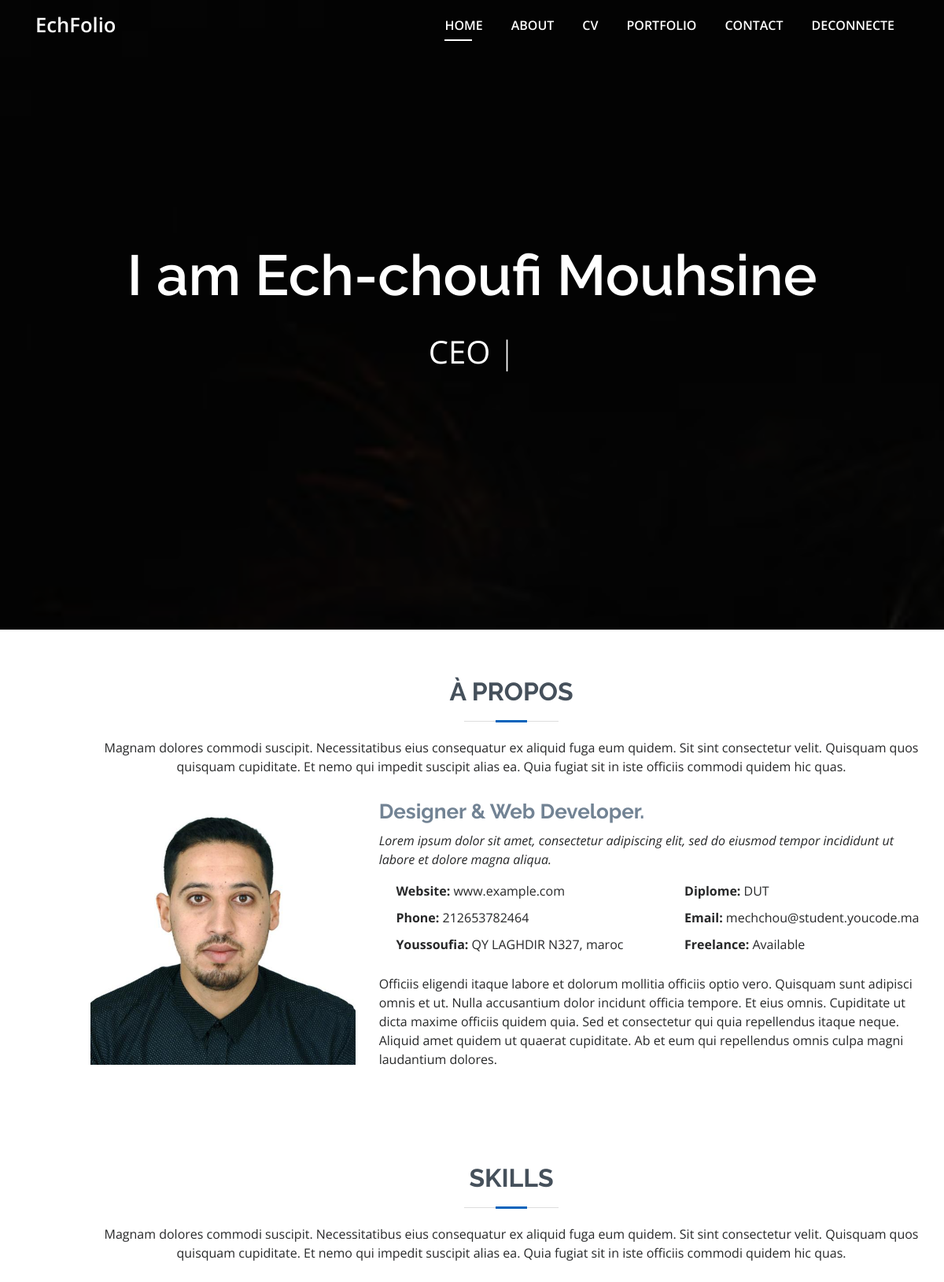
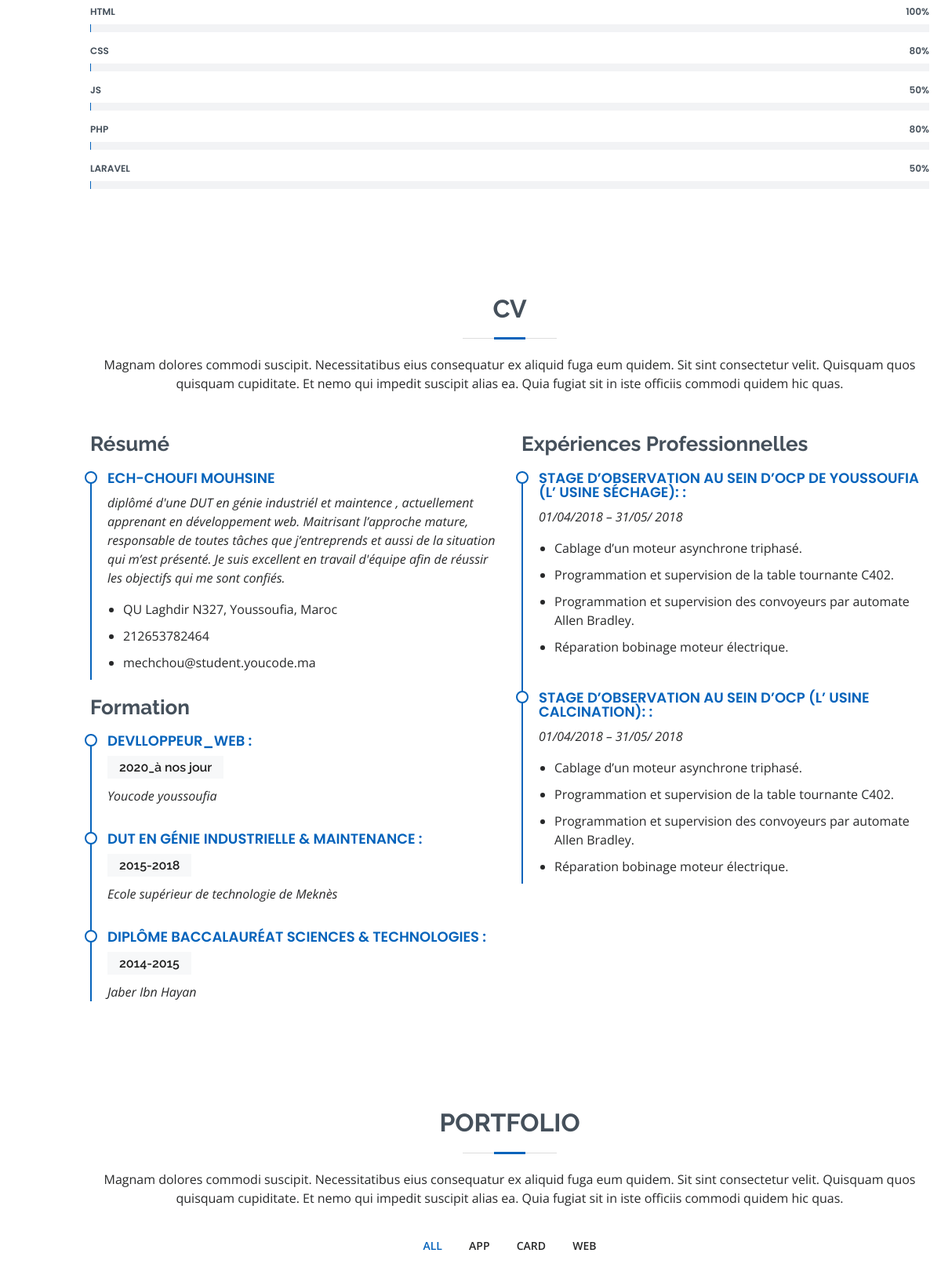
Screenshot of /EchFolio/home.php (signed in, upper part) with the database file from the repository (2 pictures, top to bottom).
### tables this page shows
CREATE TABLE `skills` (
  `id` int(30) NOT NULL,
  `competent` varchar(40) NOT NULL,
  `pourcentage` varchar(40) NOT NULL
);

CREATE TABLE `form` (
  `id` int(20) NOT NULL,
  `specialiste` varchar(200) NOT NULL,
  `anne` varchar(200) NOT NULL,
  `ecole` varchar(200) NOT NULL
);

CREATE TABLE `experience_professionelle` (
  `id` int(20) NOT NULL,
  `post` varchar(200) NOT NULL,
  `anne` varchar(50) NOT NULL,
  `experience1` varchar(200) NOT NULL,
  `experience2` varchar(200) NOT NULL,
  `experience3` varchar(200) NOT NULL,
  `experience4` varchar(200) NOT NULL
);

### EchFolio/back_office.php (called while the page is built, shortened)
<?php
include("connect.php");
$query_type = "SELECT * FROM skills ";
$result = mysqli_query($con,$query_type);
$query_type1 = "SELECT * FROM form ";
$result1 = mysqli_query($con,$query_type1);
$query_type2 = "SELECT * FROM experience_professionelle ";
$result2 = mysqli_query($con,$query_type2);
?>

### EchFolio/home.php (the view, shortened to what this page needs)
<?php
include("back_office.php");
?>
<!DOCTYPE html>
<html lang="en">
<head>
  <link href="lib/bootstrap/css/bootstrap.min.css" rel="stylesheet">
  <link href="lib/font-awesome/css/font-awesome.min.css" rel="stylesheet">
  <link href="lib/animate/animate.min.css" rel="stylesheet">
  <link href="lib/ionicons/css/ionicons.min.css" rel="stylesheet">
  <link href="lib/owlcarousel/assets/owl.carousel.min.css" rel="stylesheet">
  <link href="lib/lightbox/css/lightbox.min.css" rel="stylesheet">
  <link href="css/style.css" rel="stylesheet">
  <link href="assets/vendor/bootstrap/css/bootstrap.min.css" rel="stylesheet">
  <link href="assets/vendor/icofont/icofont.min.css" rel="stylesheet">
  <link href="assets/vendor/boxicons/css/boxicons.min.css" rel="stylesheet">
  <link href="assets/vendor/venobox/venobox.css" rel="stylesheet">
  <link href="assets/vendor/owl.carousel/assets/owl.carousel.min.css" rel="stylesheet">
  <link href="assets/vendor/aos/aos.css" rel="stylesheet">
  <link href="assets/css/style.css" rel="stylesheet">
</head>
<body id="page-top">
  <nav class="navbar navbar-b navbar-trans navbar-expand-md fixed-top" id="mainNav">
    <div class="container">
      <a class="navbar-brand js-scroll" href="#page-top">EchFolio</a>
      <div class="navbar-collapse collapse justify-content-end" id="navbarDefault">
        <ul class="navbar-nav">
        <li class="nav-item">
            <a class="nav-link js-scroll active" href="#home">Home</a>
          </li>
          <li class="nav-item">
            <a class="nav-link js-scroll" href="#about">About</a>
          </li>
          <li class="nav-item">
            <a class="nav-link js-scroll" href="#resume">cv</a>
          </li>
          <li class="nav-item">
            <a class="nav-link js-scroll" href="#portfolio">portfolio</a>
          </li>
          <li class="nav-item">
            <a class="nav-link js-scroll" href="#contact">Contact</a>
          </li>
          <li class="nav-item">
            <a class="nav-link js-scroll" href="home.php?deconnecte">Deconnecte</a>
          </li>
        </ul>
      </div>
    </div>
  </nav>
  <div id="home" class="intro route bg-image" style="background-image: url(assets/img/intro-bg.jpg)">
    <div class="overlay-itro"></div>
    <div class="intro-content display-table">
      <div class="table-cell">
        <div class="container">
          <h1 class="intro-title mb-4">I am Ech-choufi Mouhsine</h1>
          <p class="intro-subtitle"><span class="text-slider-items">CEO DevFolio,Web Developer,Web Designer,Frontend Developer,Graphic Designer</span><strong class="text-slider"></strong></p>
        </div>
      </div>
    </div>
  </div>
  <main id="main">
    <section id="about" class="about">
      <div class="container" data-aos="fade-up">
        <div class="section-title">
          <h2>à propos</h2>
          <p>Magnam dolores commodi suscipit. Necessitatibus eius consequatur ex aliquid fuga eum quidem. Sit sint consectetur velit. Quisquam quos quisquam cupiditate. Et nemo qui impedit suscipit alias ea. Quia fugiat sit in iste officiis commodi quidem hic quas.</p>
        </div>
        <div class="row">
          <div class="col-lg-4">
            <img src="assets/img/profile.jpg" class="img-fluid" alt="">
          </div>
          <div class="col-lg-8 pt-4 pt-lg-0 content">
            <h3> Designer &amp; Web Developer.</h3>
            <p class="font-italic">
              Lorem ipsum dolor sit amet, consectetur adipiscing elit, sed do eiusmod tempor incididunt ut labore et dolore
              magna aliqua.
            </p>
            <div class="row">
              <div class="col-lg-6">
                <ul>
                  <li><i class="icofont-rounded-right"></i> <strong>Website:</strong> www.example.com</li>
                  <li><i class="icofont-rounded-right"></i> <strong>Phone:</strong> 212653782464</li>
                  <li><i class="icofont-rounded-right"></i> <strong>Youssoufia:</strong> QY LAGHDIR N327, maroc</li>
                </ul>
              </div>
              <div class="col-lg-6">
                <ul>
                  <li><i class="icofont-rounded-right"></i> <strong>Diplome:</strong> DUT</li>
                  <li><i class="icofont-rounded-right"></i> <strong>Email:</strong> mechchou@student.youcode.ma</li>
                  <li><i class="icofont-rounded-right"></i> <strong>Freelance:</strong> Available</li>
                </ul>
              </div>
            </div>
            <p>
              Officiis eligendi itaque labore et dolorum mollitia officiis optio vero. Quisquam sunt adipisci omnis et ut. Nulla accusantium dolor incidunt officia tempore. Et eius omnis.
              Cupiditate ut dicta maxime officiis quidem quia. Sed et consectetur qui quia repellendus itaque neque. Aliquid amet quidem ut quaerat cupiditate. Ab et eum qui repellendus omnis culpa magni laudantium dolores.
            </p>
          </div>
        </div>
      </div>
    </section>
    <section id="skills" class="skills section-bg">
      <div class="container" data-aos="fade-up">
        <div class="section-title">
         <a href="modif/skills/mod_skills.php"><h2>Skills</h2></a>
          <p>Magnam dolores commodi suscipit. Necessitatibus eius consequatur ex aliquid fuga eum quidem. Sit sint consectetur velit. Quisquam quos quisquam cupiditate. Et nemo qui impedit suscipit alias ea. Quia fugiat sit in iste officiis commodi quidem hic quas.</p>
        </div>
        <div class="row skills-content">
          <div class="col-lg-12">
            <?php if(mysqli_num_rows($result)>0 ) : ?>
<?php  while($row = mysqli_fetch_assoc($result) ) : ?>
            <div class="progress">
              <span class="skill"><?=$row['competent'];?> <i class="val"><?=$row['pourcentage'];?>%</i></span>
              <div class="progress-bar-wrap">
              </div>
            </div>
            <?php endwhile; ?>
            <?php endif; ?>
            </div>
          </div>
        </div>
    </section>
    <section id="resume" class="resume">
      <div class="container" data-aos="fade-up">
        <div class="section-title">
          <h2>Cv</h2>
          <p>Magnam dolores commodi suscipit. Necessitatibus eius consequatur ex aliquid fuga eum quidem. Sit sint consectetur velit. Quisquam quos quisquam cupiditate. Et nemo qui impedit suscipit alias ea. Quia fugiat sit in iste officiis commodi quidem hic quas.</p>
        </div>
        <div class="row">
          <div class="col-lg-6">
            <h3 class="resume-title">Résumé</h3>
            <div class="resume-item pb-0">
              <h4>ECH-CHOUFI Mouhsine</h4>
              <p><em>diplômé d'une DUT  en génie industriél et maintence , actuellement apprenant en développement web. Maitrisant l’approche mature, responsable de toutes tâches que j’entreprends et aussi de la situation qui m’est présenté. Je suis excellent en travail d'équipe afin de réussir les objectifs qui me sont confiés. </em></p>
              <ul>
                <li>QU Laghdir N327, Youssoufia, Maroc</li>
                <li>212653782464</li>
                <li>mechchou@student.youcode.ma</li>
              </ul>
            </div>
            <a href="modif/formation/formation.php"><h3 class="resume-title">Formation</h3></a>
            <?php if(mysqli_num_rows($result1)>0 ) : ?>
<?php  while($row1 = mysqli_fetch_assoc($result1) ) : ?>
            <div class="resume-item">
              <h4><?=$row1['specialiste'];?> : </h4>
              <h5><?=$row1['anne'];?></h5>
              <p><em><?=$row1['ecole'];?></em></p>
            </div>
            <?php endwhile; ?>
            <?php endif; ?>
          </div>
          <div class="col-lg-6">
            <a href="modif/experience/experience.php"><h3 class="resume-title">Expériences Professionnelles</h3></a>
            <?php if(mysqli_num_rows($result2)>0 ) : ?>
<?php  while($row2 = mysqli_fetch_assoc($result2) ) : ?>
            <div class="resume-item">
              <h4><?=$row2['post'];?> :</h4>
              <p><em><?=$row2['anne'];?></em></p>
              <ul>
                <li><?=$row2['experience1'];?></li>
                <li><?=$row2['experience2'];?></li>
                <li><?=$row2['experience3'];?></li>
                <li><?=$row2['experience4'];?></li>
              </ul>
            </div>
            <?php endwhile; ?>
            <?php endif; ?>
          </div>
        </div>
      </div>
    </section>
    <section id="portfolio" class="portfolio section-bg">
      <div class="container" data-aos="fade-up">
        <div class="section-title">
          <a href="modif/portfolio/portfolio_mod.php"><h2>Portfolio</h2></a>
          <p>Magnam dolores commodi suscipit. Necessitatibus eius consequatur ex aliquid fuga eum quidem. Sit sint consectetur velit. Quisquam quos quisquam cupiditate. Et nemo qui impedit suscipit alias ea. Quia fugiat sit in iste officiis commodi quidem hic quas.</p>
        </div>
        <div class="row">
          <div class="col-lg-12 d-flex justify-content-center" data-aos="fade-up" data-aos-delay="100">
            <ul id="portfolio-flters">
              <li data-filter="*" class="filter-active">All</li>
              <li data-filter=".filter-app">App</li>
              <li data-filter=".filter-card">Card</li>
              <li data-filter=".filter-web">Web</li>
            </ul>
          </div>
        </div>
 </div>
    </section>
  </main>
</body>
</html>

### EchFolio/css/style.css (style rules this page uses)
body { background-color: #f5f5f5; color: #4e4e4e; }
h1, h2, h3, h4, h5, h6 { color: #1e1e1e; }
a { color: #1e1e1e; transition: all 0.5s ease-in-out; }
.bg-image { background-repeat: no-repeat; background-attachment: fixed; background-size: cover; background-position: center center; }
.display-table { width: 100%; height: 100%; display: table; }
.table-cell { display: table-cell; vertical-align: middle; }
.navbar-b { transition: all .5s ease-in-out; background-color: transparent; padding-top: 1.563rem; padding-bottom: 1.563rem; }
.navbar-b.navbar-trans .nav-item, .navbar-b.navbar-reduce .nav-item { position: relative; padding-right: 10px; padding-left: 0; }
.navbar-b.navbar-trans .nav-link, .navbar-b.navbar-reduce .nav-link { color: #fff; text-transform: uppercase; font-weight: 600; }
.navbar-b.navbar-trans .nav-link:before, .navbar-b.navbar-reduce .nav-link:before { content: ''; position: absolute; margin-left: 0px; width: 0%; bottom: 0; left: 0; height: 2px; transition: all 500ms ease; }
.navbar-b.navbar-trans .show > .nav-link:before, .navbar-b.navbar-trans .active > .nav-link:before, .navbar-b.navbar-trans .nav-link.show:before, .navbar-b.navbar-trans .nav-link.active:before, .navbar-b.navbar-reduce .show > .nav-link:before, .navbar-b.navbar-reduce .active > .nav-link:before, .navbar-b.navbar-reduce .nav-link.show:before, .navbar-b.navbar-reduce .nav-link.active:before { width: 35px; }
.navbar-b.navbar-trans .nav-link:before { background-color: #fff; }
.navbar-b.navbar-trans .show > .nav-link, .navbar-b.navbar-trans .active > .nav-link, .navbar-b.navbar-trans .nav-link.show, .navbar-b.navbar-trans .nav-link.active { color: #fff; }
.navbar-b .navbar-brand { color: #fff; font-size: 1.6rem; font-weight: 600; }
.intro { height: 100vh; position: relative; color: #fff; }
.intro .intro-content { text-align: center; position: absolute; }
.intro .overlay-itro { background-color: rgba(0, 0, 0, 0.6); position: absolute; top: 0; left: 0px; padding: 0; height: 100%; width: 100%; opacity: .9; }
.intro .intro-title { color: #fff; font-weight: 600; font-size: 3rem; }
.intro .intro-subtitle { font-size: 1.5rem; font-weight: 300; }
@media (min-width: 768px) { .navbar-b.navbar-trans .nav-item, .navbar-b.navbar-reduce .nav-item { padding-left: 10px; } }
@media (min-width: 768px) { .navbar-b.navbar-trans .nav-link:before, .navbar-b.navbar-reduce .nav-link:before { margin-left: 18px; } }
@media (min-width: 768px) { .intro .intro-title { font-size: 4.5rem; } }
@media (min-width: 768px) { .intro .intro-subtitle { font-size: 2.5rem; } }

### rows the page displays
skills: competent "HTML", pourcentage "100"
skills: competent "CSS", pourcentage "80"
skills: competent "JS", pourcentage "50"
skills: competent "PHP", pourcentage "80"
skills: competent "LARAVEL", pourcentage "50"
form: specialiste "DEVLLOPPEUR_WEB", anne "2020_à nos jour", ecole "Youcode youssoufia"
form: specialiste "DUT EN GÉNIE INDUSTRIELLE & MAINTENANCE", anne "2015-2018", ecole "Ecole supérieur de technologie de Meknès"
form: specialiste "DIPLÔME BACCALAURÉAT SCIENCES & TECHNOLOGIES", anne "2014-2015", ecole "Jaber Ibn Hayan"
experience_professionelle: post "STAGE D’OBSERVATION AU SEIN D’OCP DE YOUSSOUFIA (L’ USINE SÉCHAGE):", anne "01/04/2018 – 31/05/ 2018", experience1 "Cablage d’un moteur asynchrone triphasé.", experience2 "Programmation et supervision de la table tournante C402.", experience3 "Programmation et supervision des convoyeurs par automate Allen Bradley.", experience4 "Réparation bobinage moteur électrique."
experience_professionelle: post "STAGE D’OBSERVATION AU SEIN D’OCP (L’ USINE CALCINATION):", anne "01/04/2018 – 31/05/ 2018", experience1 "Cablage d’un moteur asynchrone triphasé.", experience2 "Programmation et supervision de la table tournante C402.", experience3 "Programmation et supervision des convoyeurs par automate Allen Bradley.", experience4 "Réparation bobinage moteur électrique."
